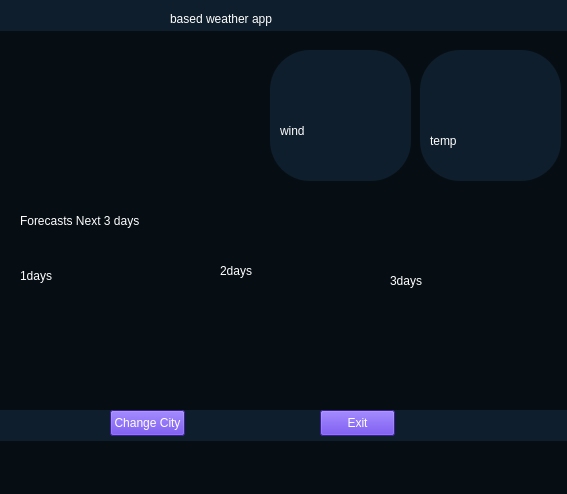
<?xml version="1.0" encoding="UTF-8"?>
<ui version="4.0">
 <class>MainWindow</class>
 <widget class="QMainWindow" name="MainWindow">
  <property name="geometry">
   <rect>
    <x>0</x>
    <y>0</y>
    <width>567</width>
    <height>494</height>
   </rect>
  </property>
  <property name="windowTitle">
   <string>MainWindow</string>
  </property>
  <property name="windowIcon">
   <iconset>
    <normaloff>../icon/app.png</normaloff>../icon/app.png</iconset>
  </property>
  <property name="styleSheet">
   <string notr="true">background-color: rgb(6, 14, 20);</string>
  </property>
  <widget class="QWidget" name="centralwidget">
   <widget class="QWidget" name="widget" native="true">
    <property name="geometry">
     <rect>
      <x>0</x>
      <y>0</y>
      <width>781</width>
      <height>31</height>
     </rect>
    </property>
    <property name="styleSheet">
     <string notr="true">background-color: rgb(14, 30, 44);</string>
    </property>
    <widget class="QLabel" name="label">
     <property name="geometry">
      <rect>
       <x>170</x>
       <y>-20</y>
       <width>311</width>
       <height>91</height>
      </rect>
     </property>
     <property name="styleSheet">
      <string notr="true">color: rgb(255, 255, 255);
font: 900 14pt &quot;Segoe UI Black&quot;;</string>
     </property>
     <property name="text">
      <string>based weather app
</string>
     </property>
    </widget>
   </widget>
   <widget class="QWidget" name="widget_2" native="true">
    <property name="geometry">
     <rect>
      <x>420</x>
      <y>50</y>
      <width>141</width>
      <height>131</height>
     </rect>
    </property>
    <property name="styleSheet">
     <string notr="true">background-color: rgb(14, 30, 44);
border-radius:40px;
</string>
    </property>
    <widget class="QLabel" name="label_2">
     <property name="geometry">
      <rect>
       <x>20</x>
       <y>90</y>
       <width>81</width>
       <height>31</height>
      </rect>
     </property>
     <property name="styleSheet">
      <string notr="true">color: rgb(255, 255, 255);</string>
     </property>
     <property name="text">
      <string/>
     </property>
    </widget>
    <widget class="QPushButton" name="result_board_3">
     <property name="geometry">
      <rect>
       <x>60</x>
       <y>10</y>
       <width>71</width>
       <height>71</height>
      </rect>
     </property>
     <property name="sizePolicy">
      <sizepolicy hsizetype="Fixed" vsizetype="Fixed">
       <horstretch>0</horstretch>
       <verstretch>0</verstretch>
      </sizepolicy>
     </property>
     <property name="font">
      <font>
       <family>Britannic Bold</family>
       <pointsize>14</pointsize>
       <italic>false</italic>
       <bold>false</bold>
      </font>
     </property>
     <property name="styleSheet">
      <string notr="true">border-radius:10px</string>
     </property>
     <property name="text">
      <string/>
     </property>
     <property name="iconSize">
      <size>
       <width>96</width>
       <height>96</height>
      </size>
     </property>
    </widget>
    <widget class="QLabel" name="label_16">
     <property name="geometry">
      <rect>
       <x>10</x>
       <y>80</y>
       <width>61</width>
       <height>21</height>
      </rect>
     </property>
     <property name="styleSheet">
      <string notr="true">color: rgb(255, 255, 255);
font: 900 12pt &quot;Segoe UI Black&quot;;</string>
     </property>
     <property name="text">
      <string>temp</string>
     </property>
    </widget>
   </widget>
   <widget class="QLabel" name="label_4">
    <property name="geometry">
     <rect>
      <x>20</x>
      <y>200</y>
      <width>191</width>
      <height>41</height>
     </rect>
    </property>
    <property name="styleSheet">
     <string notr="true">color: rgb(255, 255, 255);
font: 900 11pt &quot;Segoe UI Black&quot;;</string>
    </property>
    <property name="text">
     <string>Forecasts Next 3 days</string>
    </property>
   </widget>
   <widget class="QLabel" name="label_5">
    <property name="geometry">
     <rect>
      <x>20</x>
      <y>260</y>
      <width>51</width>
      <height>31</height>
     </rect>
    </property>
    <property name="styleSheet">
     <string notr="true">color: rgb(255, 255, 255);
font: 900 11pt &quot;Segoe UI Black&quot;;</string>
    </property>
    <property name="text">
     <string>1days</string>
    </property>
   </widget>
   <widget class="QLabel" name="label_6">
    <property name="geometry">
     <rect>
      <x>220</x>
      <y>250</y>
      <width>51</width>
      <height>41</height>
     </rect>
    </property>
    <property name="styleSheet">
     <string notr="true">color: rgb(255, 255, 255);
font: 900 11pt &quot;Segoe UI Black&quot;;</string>
    </property>
    <property name="text">
     <string>2days</string>
    </property>
   </widget>
   <widget class="QLabel" name="label_7">
    <property name="geometry">
     <rect>
      <x>390</x>
      <y>260</y>
      <width>51</width>
      <height>41</height>
     </rect>
    </property>
    <property name="styleSheet">
     <string notr="true">color: rgb(255, 255, 255);
font: 900 11pt &quot;Segoe UI Black&quot;;</string>
    </property>
    <property name="text">
     <string>3days</string>
    </property>
   </widget>
   <widget class="QLabel" name="label_8">
    <property name="geometry">
     <rect>
      <x>10</x>
      <y>300</y>
      <width>141</width>
      <height>31</height>
     </rect>
    </property>
    <property name="styleSheet">
     <string notr="true">color: rgb(255, 255, 255);
font: 900 9pt &quot;Segoe UI Black&quot;;</string>
    </property>
    <property name="text">
     <string/>
    </property>
   </widget>
   <widget class="QLabel" name="label_9">
    <property name="geometry">
     <rect>
      <x>10</x>
      <y>350</y>
      <width>141</width>
      <height>41</height>
     </rect>
    </property>
    <property name="styleSheet">
     <string notr="true">color: rgb(255, 255, 255);
font: 900 9pt &quot;Segoe UI Black&quot;;</string>
    </property>
    <property name="text">
     <string/>
    </property>
   </widget>
   <widget class="QLabel" name="label_10">
    <property name="geometry">
     <rect>
      <x>220</x>
      <y>300</y>
      <width>121</width>
      <height>31</height>
     </rect>
    </property>
    <property name="styleSheet">
     <string notr="true">color: rgb(255, 255, 255);
font: 900 9pt &quot;Segoe UI Black&quot;;</string>
    </property>
    <property name="text">
     <string/>
    </property>
   </widget>
   <widget class="QLabel" name="label_11">
    <property name="geometry">
     <rect>
      <x>220</x>
      <y>360</y>
      <width>131</width>
      <height>31</height>
     </rect>
    </property>
    <property name="styleSheet">
     <string notr="true">color: rgb(255, 255, 255);
font: 900 9pt &quot;Segoe UI Black&quot;;</string>
    </property>
    <property name="text">
     <string/>
    </property>
   </widget>
   <widget class="QLabel" name="label_12">
    <property name="geometry">
     <rect>
      <x>390</x>
      <y>300</y>
      <width>161</width>
      <height>31</height>
     </rect>
    </property>
    <property name="styleSheet">
     <string notr="true">color: rgb(255, 255, 255);
font: 900 9pt &quot;Segoe UI Black&quot;;</string>
    </property>
    <property name="text">
     <string/>
    </property>
   </widget>
   <widget class="QLabel" name="label_13">
    <property name="geometry">
     <rect>
      <x>390</x>
      <y>360</y>
      <width>161</width>
      <height>31</height>
     </rect>
    </property>
    <property name="styleSheet">
     <string notr="true">color: rgb(255, 255, 255);
font: 900 9pt &quot;Segoe UI Black&quot;;</string>
    </property>
    <property name="text">
     <string/>
    </property>
   </widget>
   <widget class="QWidget" name="widget_3" native="true">
    <property name="geometry">
     <rect>
      <x>270</x>
      <y>50</y>
      <width>141</width>
      <height>131</height>
     </rect>
    </property>
    <property name="styleSheet">
     <string notr="true">background-color: rgb(14, 30, 44);
border-radius:40px;
</string>
    </property>
    <widget class="QLabel" name="label_3">
     <property name="geometry">
      <rect>
       <x>10</x>
       <y>90</y>
       <width>71</width>
       <height>21</height>
      </rect>
     </property>
     <property name="styleSheet">
      <string notr="true">color: rgb(255, 255, 255);</string>
     </property>
     <property name="text">
      <string/>
     </property>
    </widget>
    <widget class="QPushButton" name="result_board_4">
     <property name="geometry">
      <rect>
       <x>50</x>
       <y>10</y>
       <width>71</width>
       <height>81</height>
      </rect>
     </property>
     <property name="sizePolicy">
      <sizepolicy hsizetype="Fixed" vsizetype="Fixed">
       <horstretch>0</horstretch>
       <verstretch>0</verstretch>
      </sizepolicy>
     </property>
     <property name="font">
      <font>
       <family>Britannic Bold</family>
       <pointsize>14</pointsize>
       <italic>false</italic>
       <bold>false</bold>
      </font>
     </property>
     <property name="styleSheet">
      <string notr="true">border-radius:10px</string>
     </property>
     <property name="text">
      <string/>
     </property>
     <property name="iconSize">
      <size>
       <width>96</width>
       <height>96</height>
      </size>
     </property>
    </widget>
    <widget class="QLabel" name="label_15">
     <property name="geometry">
      <rect>
       <x>10</x>
       <y>70</y>
       <width>61</width>
       <height>21</height>
      </rect>
     </property>
     <property name="styleSheet">
      <string notr="true">color: rgb(255, 255, 255);
font: 900 12pt &quot;Segoe UI Black&quot;;</string>
     </property>
     <property name="text">
      <string>wind </string>
     </property>
    </widget>
   </widget>
   <widget class="QLabel" name="label_14">
    <property name="geometry">
     <rect>
      <x>20</x>
      <y>160</y>
      <width>141</width>
      <height>21</height>
     </rect>
    </property>
    <property name="styleSheet">
     <string notr="true">color: rgb(255, 255, 255);
font: 900 13pt &quot;Segoe UI Black&quot;;</string>
    </property>
    <property name="text">
     <string/>
    </property>
   </widget>
   <widget class="QPushButton" name="result_board_2">
    <property name="geometry">
     <rect>
      <x>0</x>
      <y>60</y>
      <width>111</width>
      <height>91</height>
     </rect>
    </property>
    <property name="sizePolicy">
     <sizepolicy hsizetype="Fixed" vsizetype="Fixed">
      <horstretch>0</horstretch>
      <verstretch>0</verstretch>
     </sizepolicy>
    </property>
    <property name="font">
     <font>
      <family>Britannic Bold</family>
      <pointsize>14</pointsize>
      <italic>false</italic>
      <bold>false</bold>
     </font>
    </property>
    <property name="styleSheet">
     <string notr="true">border-radius:10px</string>
    </property>
    <property name="text">
     <string/>
    </property>
    <property name="iconSize">
     <size>
      <width>96</width>
      <height>96</height>
     </size>
    </property>
   </widget>
   <widget class="QWidget" name="widget_4" native="true">
    <property name="geometry">
     <rect>
      <x>0</x>
      <y>410</y>
      <width>801</width>
      <height>31</height>
     </rect>
    </property>
    <property name="styleSheet">
     <string notr="true">background-color: rgb(14, 30, 44);</string>
    </property>
    <widget class="QLabel" name="label_18">
     <property name="geometry">
      <rect>
       <x>320</x>
       <y>30</y>
       <width>311</width>
       <height>91</height>
      </rect>
     </property>
     <property name="styleSheet">
      <string notr="true">color: rgb(255, 255, 255);
font: 900 14pt &quot;Segoe UI Black&quot;;</string>
     </property>
     <property name="text">
      <string>
welcome to based weather app
</string>
     </property>
    </widget>
    <widget class="QPushButton" name="change_city">
     <property name="geometry">
      <rect>
       <x>110</x>
       <y>0</y>
       <width>75</width>
       <height>26</height>
      </rect>
     </property>
     <property name="styleSheet">
      <string notr="true">QPushButton{
background-color: rgb(81, 43, 212);
color: rgb(255, 255, 255);
}


QPushButton:hover{
color: rgb(255, 255, 255);
background-color: rgb(27, 37, 212);
}</string>
     </property>
     <property name="text">
      <string>Change City</string>
     </property>
    </widget>
    <widget class="QPushButton" name="exit">
     <property name="geometry">
      <rect>
       <x>320</x>
       <y>0</y>
       <width>75</width>
       <height>26</height>
      </rect>
     </property>
     <property name="styleSheet">
      <string notr="true">QPushButton{
background-color: rgb(81, 43, 212);
color: rgb(255, 255, 255);
}


QPushButton:hover{
color: rgb(255, 255, 255);
background-color: rgb(27, 37, 212);
}</string>
     </property>
     <property name="text">
      <string>Exit</string>
     </property>
    </widget>
   </widget>
  </widget>
  <widget class="QMenuBar" name="menubar">
   <property name="geometry">
    <rect>
     <x>0</x>
     <y>0</y>
     <width>567</width>
     <height>24</height>
    </rect>
   </property>
  </widget>
  <widget class="QStatusBar" name="statusbar"/>
 </widget>
 <resources/>
 <connections/>
</ui>
